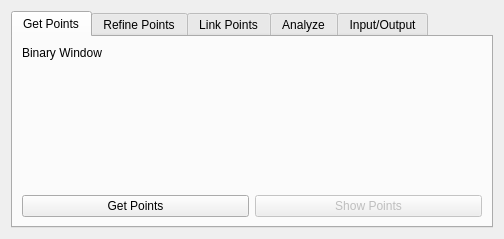
<?xml version="1.0" encoding="UTF-8"?>
<ui version="4.0">
 <class>AlgorithmGui</class>
 <widget class="QWidget" name="AlgorithmGui">
  <property name="geometry">
   <rect>
    <x>0</x>
    <y>0</y>
    <width>504</width>
    <height>239</height>
   </rect>
  </property>
  <property name="windowTitle">
   <string>Flika - Pynsight Plugin</string>
  </property>
  <layout class="QGridLayout" name="gridLayout_2">
   <item row="0" column="0">
    <layout class="QHBoxLayout" name="horizontalLayout">
     <item>
      <widget class="QTabWidget" name="analyze_tab_widget">
       <property name="sizePolicy">
        <sizepolicy hsizetype="Expanding" vsizetype="Expanding">
         <horstretch>0</horstretch>
         <verstretch>0</verstretch>
        </sizepolicy>
       </property>
       <property name="currentIndex">
        <number>0</number>
       </property>
       <widget class="QWidget" name="tab">
        <attribute name="title">
         <string>Get Points</string>
        </attribute>
        <layout class="QGridLayout" name="gridLayout_3">
         <item row="0" column="0">
          <layout class="QVBoxLayout" name="verticalLayout_2">
           <item>
            <layout class="QGridLayout" name="gridLayout">
             <property name="sizeConstraint">
              <enum>QLayout::SetMinimumSize</enum>
             </property>
             <item row="1" column="2">
              <widget class="QLabel" name="label_2">
               <property name="text">
                <string>Binary Window</string>
               </property>
              </widget>
             </item>
             <item row="1" column="3">
              <layout class="QGridLayout" name="gridLayout_11"/>
             </item>
            </layout>
           </item>
          </layout>
         </item>
         <item row="2" column="0">
          <layout class="QGridLayout" name="gridLayout_12">
           <item row="0" column="0">
            <widget class="QPushButton" name="getPointsButton">
             <property name="text">
              <string>Get Points</string>
             </property>
            </widget>
           </item>
           <item row="0" column="1">
            <widget class="QPushButton" name="showPointsButton">
             <property name="enabled">
              <bool>false</bool>
             </property>
             <property name="text">
              <string>Show Points</string>
             </property>
            </widget>
           </item>
          </layout>
         </item>
         <item row="1" column="0">
          <spacer name="verticalSpacer">
           <property name="orientation">
            <enum>Qt::Vertical</enum>
           </property>
           <property name="sizeHint" stdset="0">
            <size>
             <width>20</width>
             <height>40</height>
            </size>
           </property>
          </spacer>
         </item>
        </layout>
       </widget>
       <widget class="QWidget" name="tab_2">
        <attribute name="title">
         <string>Refine Points</string>
        </attribute>
        <layout class="QGridLayout" name="gridLayout_5">
         <item row="0" column="0">
          <widget class="QGroupBox" name="circle_clusters_groupbox">
           <property name="title">
            <string>Fit 2D gaussians to each point</string>
           </property>
           <layout class="QGridLayout" name="gridLayout_6">
            <item row="0" column="0">
             <layout class="QGridLayout" name="gridLayout_4">
              <item row="2" column="0">
               <widget class="QLabel" name="label_3">
                <property name="text">
                 <string>Width of Gaussian for Fitting (pxls)</string>
                </property>
               </widget>
              </item>
              <item row="3" column="1">
               <widget class="QDoubleSpinBox" name="gauss_amp_spinbox">
                <property name="minimum">
                 <double>1.000000000000000</double>
                </property>
                <property name="maximum">
                 <double>1000.000000000000000</double>
                </property>
                <property name="value">
                 <double>50.000000000000000</double>
                </property>
               </widget>
              </item>
              <item row="0" column="0">
               <widget class="QLabel" name="label_5">
                <property name="text">
                 <string>Number of Points</string>
                </property>
               </widget>
              </item>
              <item row="2" column="1">
               <widget class="QDoubleSpinBox" name="gauss_sigma_spinbox">
                <property name="value">
                 <double>1.000000000000000</double>
                </property>
               </widget>
              </item>
              <item row="1" column="0">
               <widget class="QLabel" name="label">
                <property name="text">
                 <string>Blurred Window</string>
                </property>
               </widget>
              </item>
              <item row="0" column="1">
               <widget class="QLabel" name="num_pts_label">
                <property name="text">
                 <string>0</string>
                </property>
               </widget>
              </item>
              <item row="3" column="0">
               <widget class="QLabel" name="label_4">
                <property name="text">
                 <string>Amp of Gaussian for Fitting</string>
                </property>
               </widget>
              </item>
              <item row="1" column="1">
               <layout class="QGridLayout" name="gridLayout_9"/>
              </item>
             </layout>
            </item>
           </layout>
          </widget>
         </item>
         <item row="2" column="0">
          <layout class="QGridLayout" name="gridLayout_13">
           <item row="0" column="1">
            <widget class="QPushButton" name="refine_points_button">
             <property name="text">
              <string>Refine Points</string>
             </property>
            </widget>
           </item>
           <item row="0" column="2">
            <widget class="QPushButton" name="showPointsButton2">
             <property name="enabled">
              <bool>false</bool>
             </property>
             <property name="text">
              <string>Show Points</string>
             </property>
            </widget>
           </item>
           <item row="0" column="0">
            <widget class="QPushButton" name="skip_refine_button">
             <property name="text">
              <string>Skip Refining Points</string>
             </property>
            </widget>
           </item>
          </layout>
         </item>
         <item row="1" column="0">
          <spacer name="verticalSpacer_2">
           <property name="orientation">
            <enum>Qt::Vertical</enum>
           </property>
           <property name="sizeHint" stdset="0">
            <size>
             <width>20</width>
             <height>40</height>
            </size>
           </property>
          </spacer>
         </item>
        </layout>
       </widget>
       <widget class="QWidget" name="tab_3">
        <attribute name="title">
         <string>Link Points</string>
        </attribute>
        <layout class="QGridLayout" name="gridLayout_7">
         <item row="0" column="0">
          <layout class="QVBoxLayout" name="verticalLayout">
           <item>
            <widget class="QGroupBox" name="groupBox_4">
             <property name="title">
              <string>Link points in different frames</string>
             </property>
             <layout class="QGridLayout" name="gridLayout_8">
              <item row="0" column="0">
               <layout class="QVBoxLayout" name="filter_clusters_layout">
                <item>
                 <widget class="QLabel" name="label_6">
                  <property name="text">
                   <string>Number of Tracks</string>
                  </property>
                 </widget>
                </item>
               </layout>
              </item>
              <item row="0" column="1">
               <widget class="QLabel" name="num_tracks_label">
                <property name="text">
                 <string>0</string>
                </property>
               </widget>
              </item>
              <item row="1" column="0">
               <widget class="QLabel" name="label_7">
                <property name="text">
                 <string>Number of Gap Frames Allowed Between Points</string>
                </property>
               </widget>
              </item>
              <item row="2" column="0">
               <widget class="QLabel" name="label_8">
                <property name="text">
                 <string>Max Distance to Link Points (pxls)</string>
                </property>
               </widget>
              </item>
              <item row="1" column="1">
               <widget class="QSpinBox" name="maxFramesSkippedSpinBox">
                <property name="minimum">
                 <number>0</number>
                </property>
                <property name="value">
                 <number>2</number>
                </property>
               </widget>
              </item>
              <item row="2" column="1">
               <widget class="QDoubleSpinBox" name="maxDistanceSpinBox">
                <property name="value">
                 <double>3.000000000000000</double>
                </property>
               </widget>
              </item>
             </layout>
            </widget>
           </item>
          </layout>
         </item>
         <item row="2" column="0">
          <layout class="QGridLayout" name="gridLayout_14">
           <item row="0" column="0">
            <widget class="QPushButton" name="link_points_button">
             <property name="text">
              <string>Link Points</string>
             </property>
            </widget>
           </item>
           <item row="0" column="1">
            <widget class="QPushButton" name="showTracksButton">
             <property name="enabled">
              <bool>false</bool>
             </property>
             <property name="text">
              <string>Show Tracks</string>
             </property>
            </widget>
           </item>
          </layout>
         </item>
         <item row="1" column="0">
          <spacer name="verticalSpacer_3">
           <property name="orientation">
            <enum>Qt::Vertical</enum>
           </property>
           <property name="sizeHint" stdset="0">
            <size>
             <width>20</width>
             <height>40</height>
            </size>
           </property>
          </spacer>
         </item>
        </layout>
       </widget>
       <widget class="QWidget" name="analyze_tab">
        <attribute name="title">
         <string>Analyze</string>
        </attribute>
        <widget class="QWidget" name="gridLayoutWidget">
         <property name="geometry">
          <rect>
           <x>10</x>
           <y>10</y>
           <width>451</width>
           <height>171</height>
          </rect>
         </property>
         <layout class="QGridLayout" name="gridLayout_10">
          <item row="0" column="0">
           <widget class="QPushButton" name="create_SLD_button">
            <property name="text">
             <string>Mean Single Lag Displacement Histogram</string>
            </property>
           </widget>
          </item>
          <item row="0" column="1">
           <spacer name="horizontalSpacer">
            <property name="orientation">
             <enum>Qt::Horizontal</enum>
            </property>
            <property name="sizeHint" stdset="0">
             <size>
              <width>40</width>
              <height>20</height>
             </size>
            </property>
           </spacer>
          </item>
          <item row="1" column="0">
           <widget class="QPushButton" name="create_MSD_button">
            <property name="text">
             <string>Mean Squared Displacement Per Lag</string>
            </property>
           </widget>
          </item>
         </layout>
        </widget>
       </widget>
       <widget class="QWidget" name="tab_4">
        <attribute name="title">
         <string>Input/Output</string>
        </attribute>
        <widget class="QWidget" name="gridLayoutWidget_7">
         <property name="geometry">
          <rect>
           <x>9</x>
           <y>9</y>
           <width>461</width>
           <height>181</height>
          </rect>
         </property>
         <layout class="QGridLayout" name="gridLayout_15">
          <item row="0" column="0">
           <widget class="QPushButton" name="save_insight_button">
            <property name="text">
             <string>Save tracks as insight file</string>
            </property>
           </widget>
          </item>
         </layout>
        </widget>
       </widget>
      </widget>
     </item>
    </layout>
   </item>
  </layout>
 </widget>
 <resources/>
 <connections/>
</ui>
